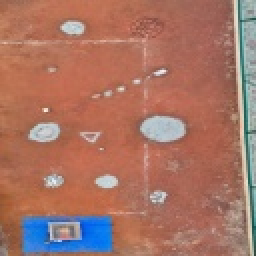
#> input picture panorama_128x128.jpg, 128 x 128 px, given as the content of the folder received_images, which was not available (shown 2 times larger)
$ python stitching.py
#> lines starting #> are read from the running program, lines starting #| are printed output that depends on the picture; after the words box and inside, x2 and y2 are one past the last pixel; in counts of white or black regions, pixels touching at a corner belong together; pictures that were not available may be replaced by others from this repository, and a replacement may not be noted
import cv2
import numpy as np
import glob
import os
import time
from collections import deque


def match_features_ransac(kp1, des1, kp2, des2):
    if des1 is None or des2 is None or len(kp1) < 4 or len(kp2) < 4:
        return 0, None
    FLANN_INDEX_KDTREE = 1
    index_params = dict(algorithm=FLANN_INDEX_KDTREE, trees=5)
    search_params = dict(checks=50)
    flann = cv2.FlannBasedMatcher(index_params, search_params)
    try:
        matches = flann.knnMatch(des1, des2, k=2)
        good = [m for m, n in matches if m.distance < 0.85 * n.distance]
        if len(good) < 4:
            return 0, None
        src_pts = np.float32([kp1[m.queryIdx].pt for m in good]).reshape(-1, 1, 2)
        dst_pts = np.float32([kp2[m.trainIdx].pt for m in good]).reshape(-1, 1, 2)
        M, mask = cv2.estimateAffinePartial2D(src_pts, dst_pts, method=cv2.RANSAC, ransacReprojThreshold=5.0)
        if M is None or mask is None:
            return 0, None
        inliers = int(mask.sum())
        # Convert 2x3 affine matrix to 3x3 homography matrix so the rest of the pipeline is compatible
        H = np.eye(3, dtype=np.float64)
        H[:2, :] = M
        return inliers, H
    except Exception as e:
        return 0, None


def get_distance_weight_map(h: int, w: int) -> np.ndarray:
    cx, cy = (w - 1) / 2.0, (h - 1) / 2.0
    y = np.linspace(-cy, h - 1 - cy, h, dtype=np.float32)[:, None]
    x = np.linspace(-cx, w - 1 - cx, w, dtype=np.float32)[None, :]
    dist = np.sqrt(x ** 2 + y ** 2)
    dist_max = dist.max()
    if dist_max == 0:
        return np.ones((h, w), dtype=np.float32)
    return 1.0 - dist / dist_max


def find_largest_inner_rectangle(mask: np.ndarray) -> tuple[int, int, int, int]:
    h, w = mask.shape
    binary = (mask == 255).astype(np.int32)
    heights = np.zeros(w, dtype=np.int32)
    max_area = 0
    best_box = (0, 0, w, h)
    for r in range(h):
        heights = np.where(binary[r] == 1, heights + 1, 0)
        stack = []
        for c in range(w + 1):
            val = heights[c] if c < w else 0
            start = c
            while stack and stack[-1][1] > val:
                pos, height = stack.pop()
                width = c - pos
                area = height * width
                if area > max_area:
                    max_area = area
                    best_box = (pos, r - height + 1, c, r + 1)
                start = pos
            stack.append((start, val))
    return best_box


def main():
    # Resolve received_images directory dynamically (relative to script or fallback)
    script_dir = os.path.dirname(os.path.abspath(__file__))
    received_dir = os.path.join(script_dir, "received_images")
    if not os.path.isdir(received_dir):
        received_dir = ("received_images"
                        "")
    # Match multiple file formats (uppercase & lowercase)
    extensions = ("*.JPG", "*.jpg", "*.JPEG", "*.jpeg", "*.PNG", "*.png")
    image_paths = []
    for ext in extensions:
        image_paths.extend(glob.glob(os.path.join(received_dir, ext)))
    # Deduplicate and sort paths
    image_paths = list(sorted(set(image_paths)))
    print(f"Found {len(image_paths)} images.")

    # 1. Feature Detection (SIFT) on low-res images for speed and efficiency
    sift = cv2.SIFT_create(nfeatures=2000)
    kp_list = []
    des_list = []
    orig_sizes = []
    S_list = []

    target_max_dim = 1000
    for p in image_paths:
        img = cv2.imread(p)
#> img is the input picture: shape (128, 128, 3); mean B, G, R 100.5, 115.3, 167.3
        h, w = img.shape[:2]
#> h = 128; w = 128
        orig_sizes.append((w, h))

        # Scale matrix for high-res reconstruction
        scale = target_max_dim / max(w, h)
#> scale = 7.81
        if scale >= 1.0:
            S = np.eye(3, dtype=np.float64)
            new_w, new_h = w, h
#> new_w = 128; new_h = 128
        else:
            new_w = int(round(w * scale))
            new_h = int(round(h * scale))
            S = np.array([
                [new_w / w, 0.0, 0.0],
                [0.0, new_h / h, 0.0],
                [0.0, 0.0, 1.0]
            ], dtype=np.float64)

        S_list.append(S)
        img_low = cv2.resize(img, (new_w, new_h), interpolation=cv2.INTER_AREA)
        gray = cv2.cvtColor(img_low, cv2.COLOR_BGR2GRAY)
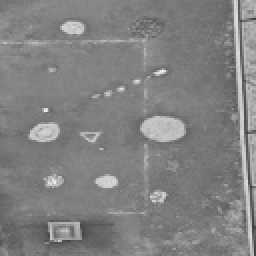
#> gray: shape (128, 128) (shown 2 times larger); min 61, max 239, mean 129.2
        kp, des = sift.detectAndCompute(gray, None)
#> kp = 54 keypoints; strongest (x, y, size): (54, 91, 5.2), (26, 91, 4.1), (22, 66, 7.4), (36, 14, 5.4)
        kp_list.append(kp)
        des_list.append(des)
        print(f"Detected features for {os.path.basename(p)}")

    # 2. Match features and estimate pairwise homographies
    n = len(image_paths)
    adj_list = {i: [] for i in range(n)}

    print("\nPairwise matching...")
    for i in range(n):
        for j in range(i + 1, n):
            inliers, H_ji = match_features_ransac(kp_list[j], des_list[j], kp_list[i], des_list[i])
            if inliers >= 75:  # Higher threshold to filter out false texture matches
                try:
                    H_ij = np.linalg.inv(H_ji)
                    adj_list[i].append((j, inliers, H_ji))
                    adj_list[j].append((i, inliers, H_ij))
                    print(
                        f"Match {os.path.basename(image_paths[i])} <-> {os.path.basename(image_paths[j])}: {inliers} inliers")
                except np.linalg.LinAlgError:
                    continue

    # 3. Find Anchor image (highest degree node or middle node)
    degrees = [len(adj_list[i]) for i in range(n)]
    ref_idx = int(np.argmax(degrees))
    print(f"\nSelected anchor image index {ref_idx}: {os.path.basename(image_paths[ref_idx])}")
#| Selected anchor image index 0: panorama_128x128.jpg

    # 4. Traverse graph using BFS to find paths to anchor and chain homographies
    # We want to find for each image i, the homography H_i to the anchor ref_idx (so pts_ref = H_i @ pts_i)
    H_chain_low = [None] * n
    H_chain_low[ref_idx] = np.eye(3, dtype=np.float64)

    queue = deque([ref_idx])
    visited = {ref_idx}

    while queue:
        u = queue.popleft()
        # Look at neighbors of u
        for v, inliers, H_vu in adj_list[u]:
            if v not in visited:
                # v is a neighbor of u, H_vu warps v to u.
                # Since H_chain_low[u] warps u to ref, then H_chain_low[u] @ H_vu warps v to ref.
                H_chain_low[v] = H_chain_low[u] @ H_vu
                visited.add(v)
                queue.append(v)

    # Check if any images are not connected to the main component
    unconnected = [i for i in range(n) if H_chain_low[i] is None]
    if unconnected:
        print(
            f"Warning: The following images could not be matched to the panorama and are excluded: {[os.path.basename(image_paths[i]) for i in unconnected]}")

    # Scale the homographies to full resolution
    H_chain_full = []
    S_ref_inv = np.linalg.inv(S_list[ref_idx])
    for i in range(n):
        if H_chain_low[i] is None:
            H_chain_full.append(None)
            continue
        H_full = S_ref_inv @ H_chain_low[i] @ S_list[i]
        if H_full[2, 2] != 0:
            H_full /= H_full[2, 2]
        H_chain_full.append(H_full)

    # 5. Canvas size computation
    # Project corners of all connected images
    all_corners = []
    valid_indices = []
    for i in range(n):
        if H_chain_full[i] is None:
            continue
        w, h = orig_sizes[i]
        corners = np.float32([[0, 0], [w, 0], [w, h], [0, h]]).reshape(-1, 1, 2)
        all_corners.append(cv2.perspectiveTransform(corners, H_chain_full[i]))
        valid_indices.append(i)
#> after the loop, valid_indices = [0]

    all_corners = np.concatenate(all_corners, axis=0)
#> all_corners = [[0, 0], [128, 0], [128, 128], [0, 128]]
    x_min = int(np.floor(all_corners[:, 0, 0].min()))
#> x_min = 0
    y_min = int(np.floor(all_corners[:, 0, 1].min()))
    x_max = int(np.ceil(all_corners[:, 0, 0].max()))
    y_max = int(np.ceil(all_corners[:, 0, 1].max()))

    offset = np.array(
        [[1.0, 0.0, -x_min],
         [0.0, 1.0, -y_min],
         [0.0, 0.0, 1.0]], dtype=np.float64
    )
    canvas_w = x_max - x_min
    canvas_h = y_max - y_min
    print(f"Canvas computed size: {canvas_w}x{canvas_h}")
#| Canvas computed size: 128x128

    # 6. Warp & Blend (optimized localized warping)
    output_scale = 0.4
    S_out = np.array([
        [output_scale, 0.0, 0.0],
        [0.0, output_scale, 0.0],
        [0.0, 0.0, 1.0],
    ], dtype=np.float64)

    offset_scaled = S_out @ offset
    canvas_w_out = max(1, int(round(canvas_w * output_scale)))
    canvas_h_out = max(1, int(round(canvas_h * output_scale)))

    result = np.zeros((canvas_h_out, canvas_w_out, 3), dtype=np.float32)
    weight_sum = np.zeros((canvas_h_out, canvas_w_out), dtype=np.float32)

    for i in valid_indices:
        H_adjusted = offset_scaled @ H_chain_full[i]
        img = cv2.imread(image_paths[i])
        h, w = img.shape[:2]

        corners = np.float32([[0, 0], [w, 0], [w, h], [0, h]]).reshape(-1, 1, 2)
        warped_corners = cv2.perspectiveTransform(corners, H_adjusted)

        x_min_l = int(np.floor(warped_corners[:, 0, 0].min()))
        y_min_l = int(np.floor(warped_corners[:, 0, 1].min()))
        x_max_l = int(np.ceil(warped_corners[:, 0, 0].max()))
        y_max_l = int(np.ceil(warped_corners[:, 0, 1].max()))

        x_min_l = max(0, x_min_l)
        y_min_l = max(0, y_min_l)
        x_max_l = min(canvas_w_out, x_max_l)
        y_max_l = min(canvas_h_out, y_max_l)

        if x_min_l >= x_max_l or y_min_l >= y_max_l:
            continue

        T_shift = np.array([
            [1.0, 0.0, -x_min_l],
            [0.0, 1.0, -y_min_l],
            [0.0, 0.0, 1.0]
        ], dtype=np.float64)

        H_local = T_shift @ H_adjusted
        W_local = x_max_l - x_min_l
        H_local_size = y_max_l - y_min_l

        warped_local = cv2.warpPerspective(img, H_local, (W_local, H_local_size)).astype(np.float32)
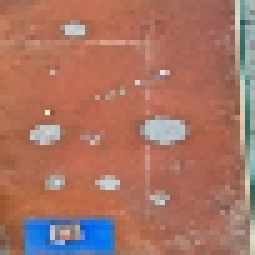
#> warped_local: shape (51, 51, 3) float32 (shown 5 times larger); mean B, G, R 100.2, 115.1, 167.8
        weight = get_distance_weight_map(h, w)
        weight_warped_local = cv2.warpPerspective(weight, H_local, (W_local, H_local_size))
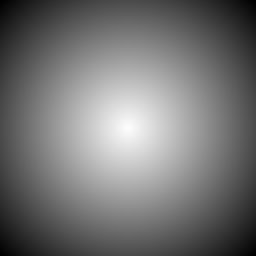
#> weight: shape (128, 128) float32 (shown 2 times larger); min 0, max 0.992, mean 0.455

        result[y_min_l:y_max_l, x_min_l:x_max_l] += warped_local * weight_warped_local[:, :, np.newaxis]
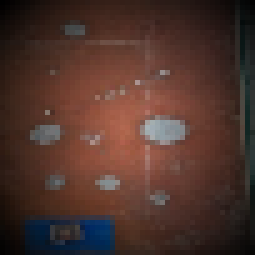
#> result: shape (51, 51, 3) float32 (shown 5 times larger); mean B, G, R 44.7, 52.2, 78.7
        weight_sum[y_min_l:y_max_l, x_min_l:x_max_l] += weight_warped_local

    safe_weight = weight_sum.copy()
    safe_weight[safe_weight == 0] = 1.0
    blended = (result / safe_weight[:, :, np.newaxis]).astype(np.uint8)

    # 7. Render (crop black borders using largest inner rectangle to remove black margins completely)
    gray = cv2.cvtColor(blended, cv2.COLOR_BGR2GRAY)
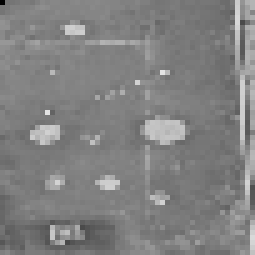
#> gray: shape (51, 51) (shown 5 times larger); min 0, max 228, mean 129
    _, mask = cv2.threshold(gray, 1, 255, cv2.THRESH_BINARY)
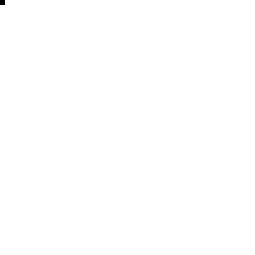
#> mask: shape (51, 51) (shown 5 times larger); 100% white; black in thin lines or dots, all inside (x1, y1, x2, y2) = (0, 0, 1, 1)
    h_m, w_m = mask.shape
    target_crop_dim = 500
    scale = target_crop_dim / max(h_m, w_m)
    if scale < 1.0:
        new_w = int(round(w_m * scale))
        new_h = int(round(h_m * scale))
        mask_low = cv2.resize(mask, (new_w, new_h), interpolation=cv2.INTER_NEAREST)
    else:
        mask_low = mask.copy()
        scale = 1.0

    kernel = np.ones((3, 3), np.uint8)
    mask_low = cv2.erode(mask_low, kernel, iterations=1)
#> mask_low: shape (51, 51); 99.8% white; 1 black region (1 under 20 px)

    x_min_low, y_min_low, x_max_low, y_max_low = find_largest_inner_rectangle(mask_low)
#> in find_largest_inner_rectangle, `binary = (mask == 255).astype(np.int32)`: binary: shape (51, 51) int32; values 0 (black) and 1 (white), 99.8% white; 1 black region (1 under 20 px)
#> after the loop in find_largest_inner_rectangle, `for r in range(h):`: best_box = (2, 0, 51, 51); heights = 51 values from 49 to 51; max_area = 2499
#> x_min_low = 2; y_min_low = 0; x_max_low = 51; y_max_low = 51
    x_min_c = int(np.floor(x_min_low / scale))
#> x_min_c = 2
    y_min_c = int(np.floor(y_min_low / scale))
#> y_min_c = 0
    x_max_c = int(np.ceil(x_max_low / scale))
#> x_max_c = 51
    y_max_c = int(np.ceil(y_max_low / scale))
#> y_max_c = 51

    x_min_c = max(0, x_min_c)
    y_min_c = max(0, y_min_c)
    x_max_c = min(w_m, x_max_c)
    y_max_c = min(h_m, y_max_c)

    if x_min_c < x_max_c and y_min_c < y_max_c:
        blended = blended[y_min_c:y_max_c, x_min_c:x_max_c]
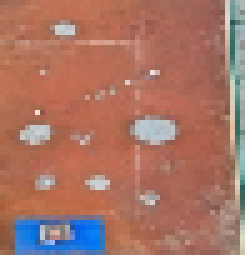
#> blended: shape (51, 49, 3) (shown 5 times larger); mean B, G, R 101, 115.3, 167.6

    cv2.imwrite("panorama_stitcher.jpg", blended)
    print("Done! Saved to panorama_stitcher.jpg")


if __name__ == "__main__":
    main()
